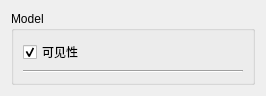
<?xml version="1.0" encoding="UTF-8"?>
<ui version="4.0">
 <class>ModelPropertyWgt</class>
 <widget class="QWidget" name="ModelPropertyWgt">
  <property name="geometry">
   <rect>
    <x>0</x>
    <y>0</y>
    <width>266</width>
    <height>79</height>
   </rect>
  </property>
  <property name="windowTitle">
   <string>Form</string>
  </property>
  <layout class="QGridLayout" name="gridLayout_2">
   <item row="0" column="0">
    <widget class="QGroupBox" name="groupBox">
     <property name="title">
      <string>Model</string>
     </property>
     <layout class="QGridLayout" name="gridLayout">
      <item row="0" column="0">
       <layout class="QVBoxLayout" name="verticalLayout">
        <item>
         <layout class="QHBoxLayout" name="horizontalLayout">
          <item>
           <widget class="QCheckBox" name="checkBox">
            <property name="sizePolicy">
             <sizepolicy hsizetype="Preferred" vsizetype="Fixed">
              <horstretch>0</horstretch>
              <verstretch>0</verstretch>
             </sizepolicy>
            </property>
            <property name="text">
             <string>可见性</string>
            </property>
            <property name="checked">
             <bool>true</bool>
            </property>
           </widget>
          </item>
         </layout>
        </item>
        <item>
         <widget class="Line" name="line">
          <property name="orientation">
           <enum>Qt::Horizontal</enum>
          </property>
         </widget>
        </item>
       </layout>
      </item>
     </layout>
    </widget>
   </item>
  </layout>
 </widget>
 <resources>
  <include location="ctk_war_ui.qrc"/>
 </resources>
 <connections/>
</ui>
